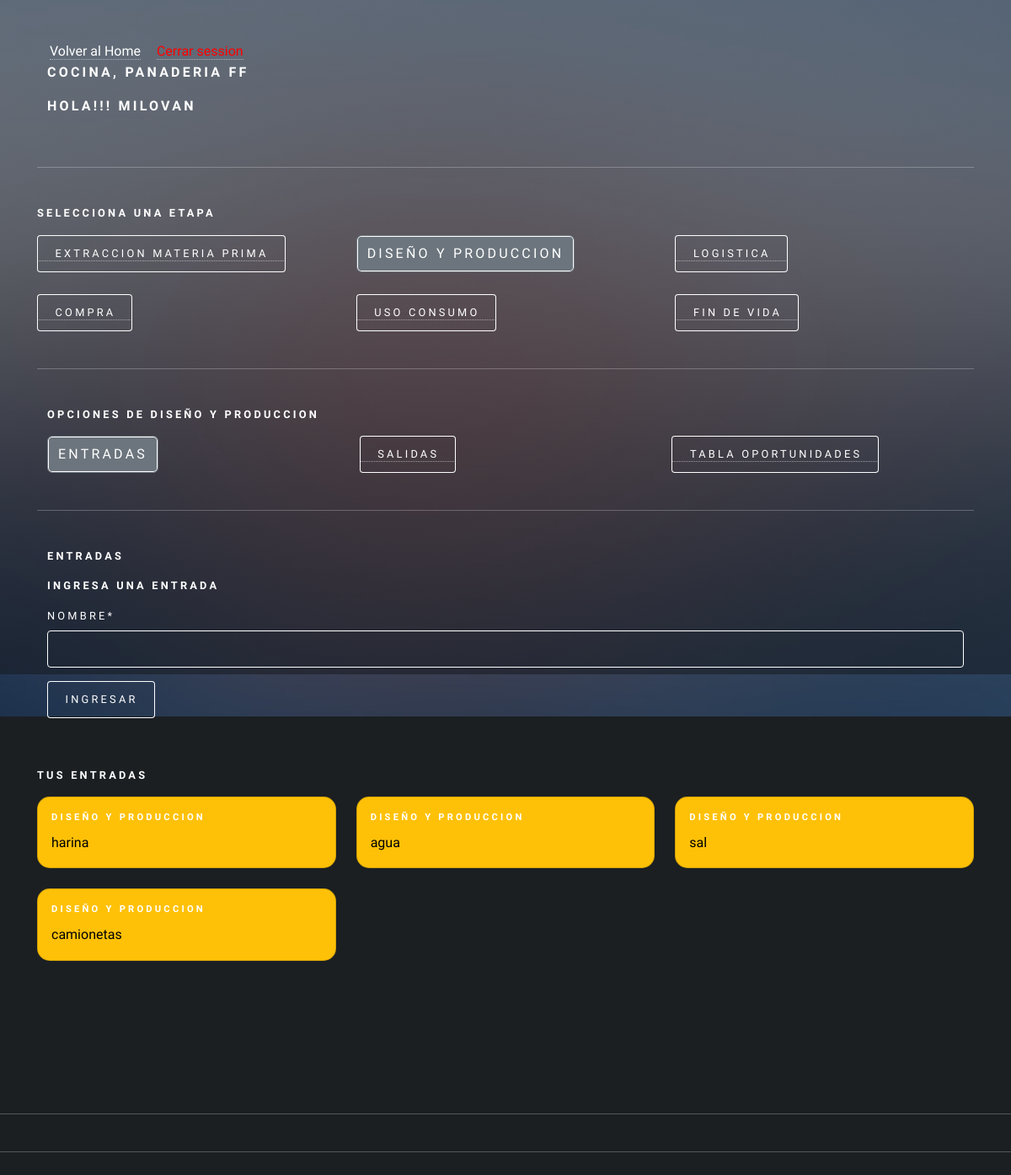
Screenshot of /agregar_entrada_diseño (signed in) with the database file from the repository.
### app/models.py (models this page shows, shortened)
class RegistroTrabajador(models.Model):
    id_registro = models.AutoField(primary_key=True)
    id_usuario = models.ForeignKey(Usuario, on_delete=models.CASCADE)
    descripcion = models.TextField(max_length=160)
    id_area = models.ForeignKey(AreaEmpresa, on_delete=models.CASCADE)

class AreaEmpresa(models.Model):
    id_area = models.AutoField(primary_key=True)
    nombre  = models.CharField(max_length=20)
    productos = models.CharField(max_length=50)
    id_empresa = models.ForeignKey(Empresa, on_delete=models.CASCADE)
    def nombre_area(self):
        return "{}, {}". format(self.nombre, self.id_empresa)
    def __str__(self):
        return self.nombre_area()

class Empresa(models.Model):
    id_empresa = models.AutoField(primary_key=True)
    nombre  = models.CharField(max_length=20)
    def __str__(self):
        return self.nombre

class Entrada(models.Model):
    id_entrada = models.AutoField(primary_key=True)
    nombre  = models.CharField(max_length=50)
    fecha =  models.DateField(auto_now_add=True)
    etapa = models.ForeignKey(Etapa, on_delete=models.CASCADE)
    usuario =models.ForeignKey(Usuario, on_delete=models.CASCADE)
    id_area = models.ForeignKey(AreaEmpresa, on_delete=models.CASCADE)

class Etapa(models.Model):
    id_etapa = models.AutoField(primary_key=True)
    nombre  = models.CharField(max_length=50)
    fecha_inicio  = models.DateField()
    fecha_termino  = models.DateField()
    area = models.ForeignKey(AreaEmpresa, on_delete=models.CASCADE)
    ciclo = models.ForeignKey(CicloArea, on_delete=models.CASCADE)
    activo = models.BooleanField()
    def __str__(self):
        return self.nombre

### user/models.py (models this page shows, shortened)
class Usuario(AbstractUser):
    telefono = models.IntegerField(null=True)

### app/forms.py
class EntradaForm(forms.ModelForm):
    class Meta:
        model = Entrada
        fields = 'nombre',

### app/views.py (called while the page is built, shortened)
def agregarEntradaDiseño(request):
    if request.user.is_authenticated:
        registros = RegistroTrabajador.objects.filter(id_usuario=request.user)
        etapa = Etapa.objects.values_list("id_etapa", flat=True).filter(nombre="Diseño y produccion")
        entradas = Entrada.objects.filter(usuario=request.user)
        areaTrabajador = RegistroTrabajador.objects.values_list("id_area", flat=True).filter(id_usuario = request.user)
        data = {
            'form': EntradaForm(),
            'registros': registros,
            'entradas': entradas
        }
        return render(request,'autodiagnostico/diseñoProduccion/entrada/agregar_entrada.html', data)
    else:
        return render(request, 'autodiagnostico/diseñoProduccion/entrada/agregar_entrada.html')

### app/templates/autodiagnostico/diseñoProduccion/entrada/agregar_entrada.html (shortened to what this page needs)
{% extends 'autodiagnostico/diseñoProduccion/home_diseño.html' %}
{% load static %}
{% load crispy_forms_tags %}
{% block diseño %}
<div class="container">
    <h4>Entradas</h4>
    <form action="" method="post">
        <h4>Ingresa una entrada</h4>
        {{form | crispy}}
        <div>
            <input type="submit" class="btn btn-primary" value="ingresar">
        </div>
    </form>
</div>
<br>
<h4>Tus entradas</h4>
<div class="row row-cols-1 row-cols-md-3 g-4">
    {% for p in entradas %}
    {% if p.etapa.nombre == "Diseño y produccion" %}
        <div class="col">
            <div class="card text-bg-warning">
                <div class="card-body">
                    <h5 class="card-title">{{p.etapa}}</h5>
                    <p class="card-text">{{p.nombre}}</p>
                </div>
            </div>
        </div>
    {% endif %}
    {% endfor %}
</div>
{% endblock diseño %}

### app/templates/autodiagnostico/auto_diagnostico.html (shortened to what this page needs)
{% load static %}
<!DOCTYPE HTML>
<html>
<head>
    <link href="https://cdn.jsdelivr.net/npm/bootstrap@5.2.0/dist/css/bootstrap.min.css" rel="stylesheet"
>
    <link rel="stylesheet" href="{% static 'css/main.css' %}" />
    <link rel="stylesheet" href="{% static 'css/style.css' %}">
</head>
<body class="is-preload">
    <div id="wrapper">
        <div class="container-sm">
            {% if user.is_authenticated %}
            <a id="home_admin" href="{% url 'home' %}">Volver al Home</a>  <a href="{% url 'logout' %}" id="cerrarSesion">Cerrar session</a>
            {% if registros %}
            <div class="container-sm">
                <div class="row">
                    {% for i in registros %}
                        <h3>{{i.id_area}}</h3>
                    {% endfor %}
                    <h3>Hola!!! {{user.username}}</h3>
                </div>
            </div>
            <hr>
            <h4>Selecciona una Etapa</h4>
            <div class="row">
                <div class="col">
                    <a href="{% url 'extraccion_materiaPrima' %}"><button type="button" id="extraccion">Extraccion
                            Materia Prima</button></a>
                </div>
                <div class="col">
                    <a href="{% url 'diseño_Produccion' %}"><button type="button" id="diseño">Diseño y
                            produccion</button></a>
                </div>
                <div class="col">
                    <a href="{% url 'logistica' %}"><button type="button" id="logistica">Logistica</button></a>
                </div>
            </div>
            <br>
            <div class="row">
                <div class="col">
                    <a href="{% url 'compra' %}"><button type="button" id="compra">Compra</button></a>
                </div>
                <div class="col">
                    <a href="{% url 'uso_consumo' %}"><button type="button" id="uso">Uso consumo</button></a>
                </div>
                <div class="col">
                    <a href="{% url 'fin_vida' %}"><button type="button" id="fin">Fin de vida</button></a>
                </div>
            </div>
            <hr>
            {% block body %}{% endblock %}
        </div>
        {% else %}
        <h1>Registra la empresa y el area a la que perteneces!!!!</h1>
        <a href="{% url 'agregar_Area' user.id  %}"><button type="button">Aqui</button></a>
        {% endif %}
        {% else %}
        <h1>Inicia Session</h1>
        <p>Para acceder a tu Auto Diagnostico </p>
        <a href="{% url 'login'  %}"><button type="button">Inicia Session</button></a>
        {% endif %}
    </div>
    <hr>
    <hr>
    <br>
    <br>
    <div id="bg"></div>
</body>
</html>

### static/css/style.css (style rules this page uses)
.card { background-color: rgba(27, 31, 34, 0.85); border-radius: 15px; }
#cerrarSesion { color: red; text-decoration: none; margin-left: 15px; }
#home_admin { margin-left: 15px; }

### rows the page displays
RegistroTrabajador: id_area "COCINA, PANADERIA FF"
Usuario: username "MILOVAN"
Entrada: etapa "DISEÑO Y PRODUCCION", nombre "harina"
Entrada: etapa "DISEÑO Y PRODUCCION", nombre "agua"
Entrada: etapa "DISEÑO Y PRODUCCION", nombre "sal"
Entrada: etapa "DISEÑO Y PRODUCCION", nombre "camionetas"
